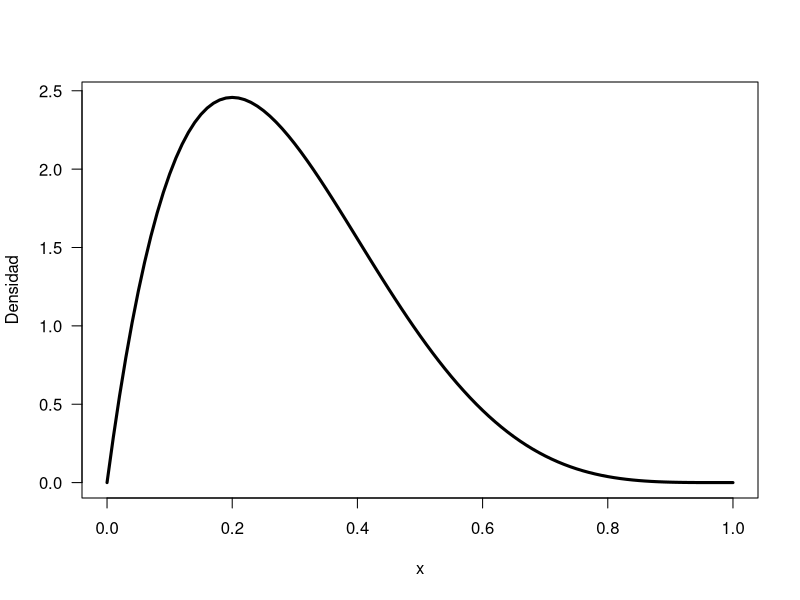
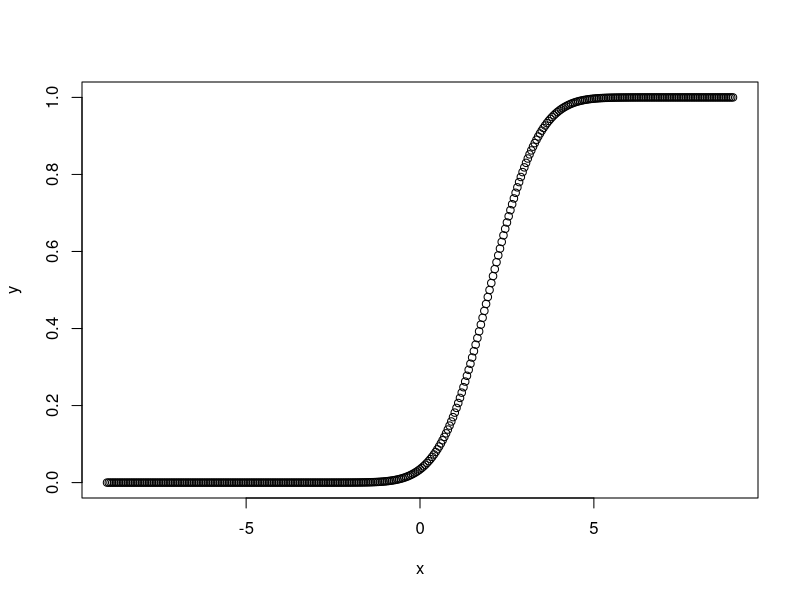

The R script that drew these images, in order:
## ---- chunk 1
dbinom #Función de masa de probabilidad Binomial (Función de probabilidad)
pbinom #Distribución binomial (Función de distribución acumulada)
qbinom #	Función cuantil binomial
rbinom	#Generación de números pseudoaleatorios binomiales
## ---- chunk 2
pbinom(3, size = 10, prob = 0.3)
## ---- chunk 3
dhyper(5,10,20-10,5)
## ---- chunk 4
dpois(2, 1.8)

## ---- chunk 5
curve(dbeta(x, 2, 5), lwd=3, las=1, ylab='Densidad')
## ---- chunk 6
pgamma(8, 3, rate = 0.5, lower.tail = T) - pgamma(3, 3, rate = 0.5, lower.tail = T)
## ---- chunk 7
pexp(5,rate=1/10,lower.tail = FALSE) # o 1- Pexp(5,rate=1/10,lower.tail = TRUE)
## ---- chunk 8
# Crear una sucesión de números entre -9 y 9, aumentando en 0.05.
x <- seq(-9, 9, by = 0.05)

# Suponiendo que los parámetros son: mu=2 y sigma=1.1.
y <- pnorm(x, mean = 2, sd = 1.1)

# Gráfica de la densidad normal
plot(x,y)
## ---- chunk 9
pnorm(60,50,sqrt(100))-pnorm(-60,50,sqrt(100))
## ---- chunk 10
dato <- c(48.16, 42.22, 46.82, 51.45, 23.78, 41.86, 54.86, 37.92, 52.64, 48.59, 50.82, 46.94, 61.83, 61.69, 49.17, 61.46, 51.35, 52.68, 58.84, 43.88)
media <- round(mean(dato),4)
desviacion <- round(sd(dato),)
n <- length(dato)
confianza <- 0.95
## ---- chunk 11
tabla <- data.frame(variables = c("n", "Grados libertad", "Media muestra", "Desv.Std muestra", "Media Pob.", "Confianza"), datos = c(n, (n-1), media, desviacion, NA, confianza)) 
tabla
## ---- chunk 12
t <- qt(p = (1 - confianza) / 2, df = n-1) # dos colas
t <- abs(t)
t
